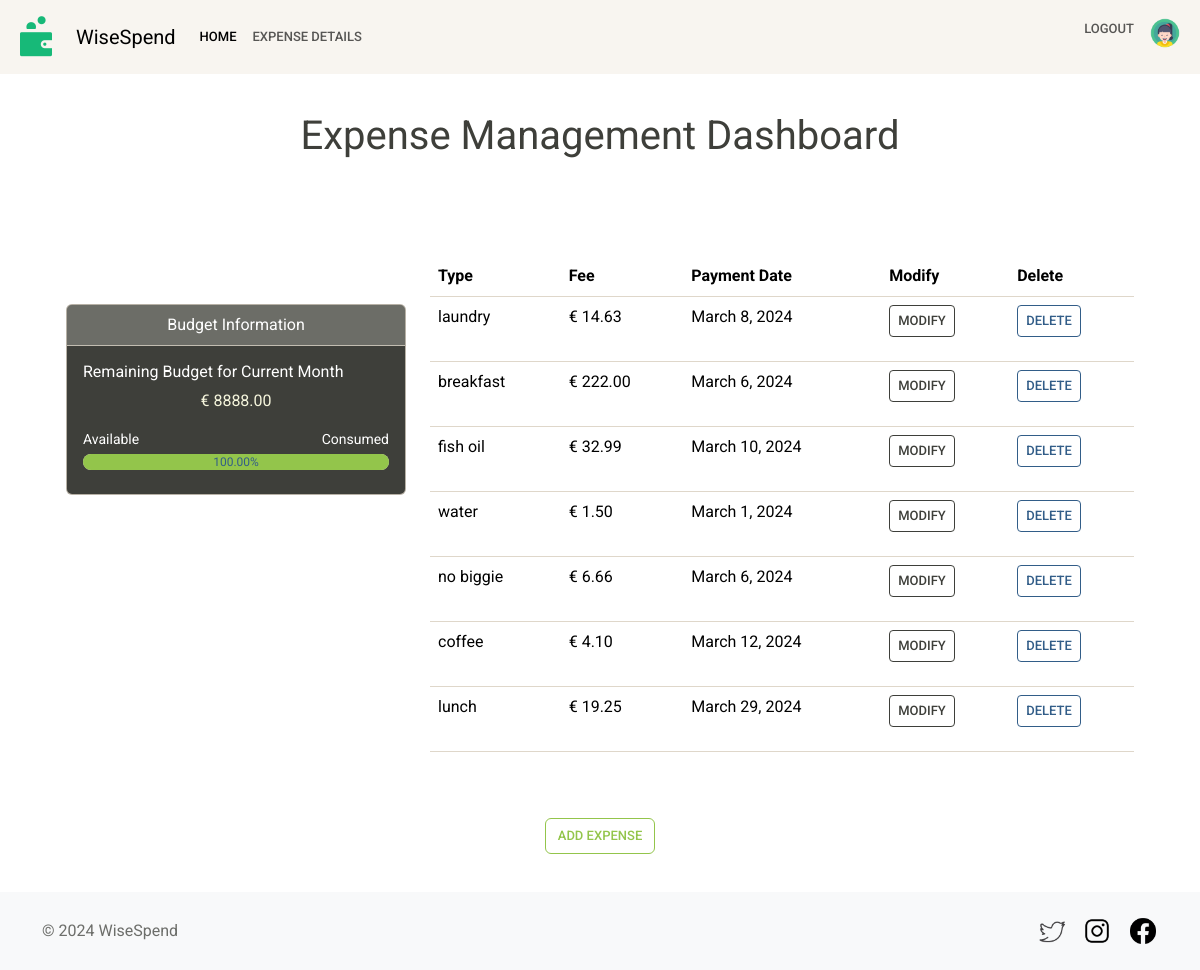
The page /wisespend/details/ (signed in) on the database its author committed.
### myexpense/models.py (models this page shows, shortened)
class Budget(models.Model):
    user = models.OneToOneField(User, on_delete=models.CASCADE)
    amount = models.DecimalField(max_digits=20, decimal_places=2, default=0)
    def get_remaining_budget(self):
        today = now().date()
        start_day = today.replace(day=1)
        cost_this_month = Expense.objects.filter(
            user=self.user,
            payment_date__gte=start_day
        ).aggregate(total_expenses=models.Sum('fee'))['total_expenses'] or 0
        remaining_budget = self.amount - cost_this_month
        return round(remaining_budget, 2)
    def get_remaining_budget_percentage(self):
        remaining_budget = self.get_remaining_budget()
        if self.amount != 0:
            percentage = round((remaining_budget / self.amount) * 100, 2)
            return percentage
        else:
            return 0

class Expense(models.Model):
    user = models.ForeignKey(User, on_delete=models.CASCADE)
    type = models.CharField(max_length=100)
    fee = models.DecimalField(max_digits=10, decimal_places=2)
    payment_date = models.DateField()

### myexpense/views.py (the view)
# urls.py: path('details/', views.expense_list, name='expense_list'),
@login_required()
def expense_list(request):
    expenses = Expense.objects.filter(user=request.user)
    return render(request, 'myexpense/expenses.html', {'expenses': expenses})

### myexpense/templates/myexpense/expenses.html (shortened to what this page needs)
{% extends 'myexpense/base.html' %}
{% block content %}
<div class="container pt-4 pt-xl-5" style="margin-bottom: 100px">
    <div>
        <h1 class="mt-3 mb-5 d-flex justify-content-center">Expense Management Dashboard</h1>
        <div class="container pt-4 pt-xl-5" style="margin-bottom: 100px">
    <div class="row">
        <div class="col-md-4 mb-3 mt-5">
            <div class="card text-white bg-dark mb-3">
                <div class="card-header text-center">Budget Information</div>
                <div class="card-body">
                    <h6 class="card-title">Remaining Budget for Current Month</h6>
                    <p class="card-text text-center " style="color: beige">€ {{ user.budget.get_remaining_budget }}</p>
                    <div class="d-flex justify-content-between mb-1">
                        <small>Available</small>
                        <small>Consumed</small>
                    </div>
                    <div class="progress mb-2">
                        <div class="progress-bar bg-success" role="progressbar"
                             style="width: {{user.budget.get_remaining_budget_percentage}}%;"
                             aria-valuenow="{{user.budget.get_remaining_budget_percentage}}" aria-valuemin="0"
                             aria-valuemax="100">{{user.budget.get_remaining_budget_percentage}}%
                        </div>
                    </div>
                </div>
            </div>
        </div>
        <div class="col-md-8">
            <div style="padding-bottom: 50px;">
                <table class="table" style="border-collapse: collapse;line-height: 1.5;padding: 0.2em">
                    <thead class="thead-light">
                <tr>
                    <th>Type</th>
                    <th>Fee</th>
                    <th>Payment Date</th>
                    <th>Modify</th>
                    <th>Delete</th>
                </tr>
                </thead>
                <tbody>
                {% for expense in expenses %}
                <tr>
                    <td>{{ expense.type }}</td>
                    <td>€ {{ expense.fee }}</td>
                    <td>{{ expense.payment_date }}</td>
                    <td>
                        <form method="get" action="{% url 'myexpense:modify_expense' expense.id %}">
                            <button type="submit" class="btn btn-outline-dark btn-sm">Modify</button>
                        </form>
                    </td>
                    <td>
                        <form method="get" action="{% url 'myexpense:delete_expense' expense.id %}">
                            <button type="submit" class="btn btn-outline-primary btn-sm">Delete</button>
                        </form>
                    </td>
                </tr>
                {% endfor %}
                </tbody>
                </table>
            </div>
        </div>
    </div>
             <div class="d-flex justify-content-center">
            <form method="get" action="{% url 'myexpense:add_expense' %}">
                <button type="submit" class="btn btn-outline-success btn-md">Add Expense</button>
            </form>
        </div>
    </div>
</div>
</div>
{% endblock %}

### myexpense/templates/myexpense/base.html (shortened to what this page needs)
{% load static %}
<html>
<head>
    <link href="https://bootswatch.com/5/sandstone/bootstrap.min.css" rel="stylesheet" type="text/css">
</head>
<body>
<main>
    <nav class="navbar navbar-expand-lg navbar-light bg-light fixed-top">
        <div class="container-fluid">
            <a class="navbar-brand" href="{% url 'myexpense:landing_page' %}">
                <img src="{% static 'myexpense/images/logo.png' %}" alt="Wise Spend">
            </a>
            <a class="navbar-brand" href="{% url 'myexpense:landing_page' %}">WiseSpend</a>
            <div class="collapse navbar-collapse" id="navbarSupportedContent">
                <ul class="navbar-nav me-auto mb-2 mb-lg-0">
                    <li class="nav-item">
                        <a class="nav-link active" aria-current="page"
                           href="{% url 'myexpense:landing_page' %}">Home</a>
                    </li>
                    <li class="nav-item">
                        <a class="nav-link" href="{% url 'myexpense:expense_list' %}">Expense Details</a>
                    </li>
                </ul>
                <ul class="navbar-nav ml-auto">
                    {% if user.is_authenticated %}
                    <li class="nav-item">
                        <form method="post" action="{% url 'users:logout' %}">
                            <button type="submit" class="nav-link">Logout</button>
                        </form>
                    </li>
                    <li class="nav-item">
                        <a class="nav-link" href="{% url 'users:profile' %}">
                            <img src="{% static 'myexpense/images/user.png' %}" alt="Profile" style="height:30px;">
                        </a>
                    </li>
                    {% endif %}
                </ul>
            </div>
        </div>
    </nav>
    <div class="container mt-5">
        {% block content %}
        {% endblock %}
    </div>
</main>
<footer class="footer mt-auto bg-body-tertiary" style="position: fixed; bottom: 0; width: 100%;">
    <div class="container">
        <footer class="d-flex flex-wrap justify-content-between align-items-center my-4">
            <div class="col-md-4 d-flex align-items-center">
                <span class="mb-3 mb-md-0 text-body-secondary">&copy; 2024 WiseSpend</span>
            </div>
            <ul class="nav col-md-4 justify-content-end list-unstyled d-flex">
                <li class="ms-3"><a class="text-body-secondary" href="https://twitter.com/">
                    <img src="{% static 'myexpense/images/twitter.png' %}" alt="twitter" style="height: 30px">
                </a></li>
                <li class="ms-3"><a class="text-body-secondary" href="https://www.instagram.com/">
                    <img src="{% static 'myexpense/images/ins.png' %}" alt="instagram" style="height: 30px">
                </a></li>
                <li class="ms-3"><a class="text-body-secondary" href="https://www.facebook.com/">
                     <img src="{% static 'myexpense/images/facebook.png' %}" alt="facebook" style="height: 30px">
                </a></li>
            </ul>
        </footer>
    </div>
</footer>
</body>
</html>

### rows shown on the page
Expense: type "laundry", fee "14.63", payment_date "March 8, 2024"
Expense: type "breakfast", fee "222.00", payment_date "March 6, 2024"
Expense: type "fish oil", fee "32.99", payment_date "March 10, 2024"
Expense: type "water", fee "1.50", payment_date "March 1, 2024"
Expense: type "no biggie", fee "6.66", payment_date "March 6, 2024"
Expense: type "coffee", fee "4.10", payment_date "March 12, 2024"
Expense: type "lunch", fee "19.25", payment_date "March 29, 2024"

### other values the page prints
{{ user.budget.get_remaining_budget }} "8888.00"
{{ user.budget.get_remaining_budget_percentage }} "100.00"
